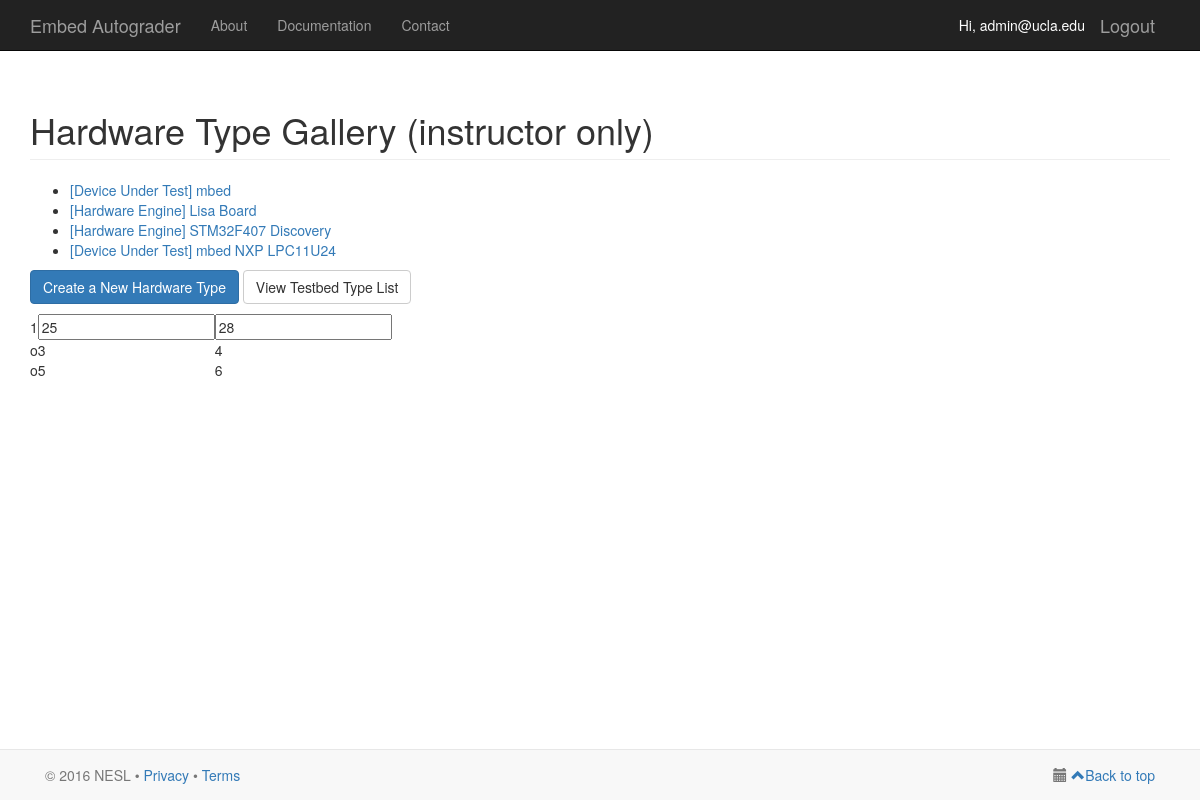
The page /hardware-type-list/ (signed in) on the database its author committed.
### serapis/models.py (models this page shows)
class HardwareType(models.Model):
    HARDWARE_ENGINE = 0
    DEVICE_UNDER_TEST = 1
    HARDWARE_ROLES = (
        (HARDWARE_ENGINE, 'Hardware Engine'),
        (DEVICE_UNDER_TEST, 'Device Under Test'),
    )
    name = models.CharField(max_length=50)
    pinout = models.FileField(upload_to='uploaded_files')
    link_to_manual = models.URLField()
    hardware_role = models.IntegerField(choices=HARDWARE_ROLES)

### serapis/views.py (the view)
# urls.py: url(r'^hardware-type-list/$', views.hardware_type_list, name='hardware-type-list'),
@login_required(login_url='/login/')
def hardware_type_list(request):
    username = request.user
    user = User.objects.filter(username=username)[0]
    user_profile = UserProfile.objects.filter(user=user)[0]
    if not user_profile.user_role == user_profile.ROLE_SUPER_USER and not user_profile.user_role == user_profile.ROLE_INSTRUCTOR and not user_profile.user_role == user_profile.ROLE_TA:
        return HttpResponse("Not enough privilege")
    hardware_type_list = HardwareType.objects.all()
    template_context = {
            'myuser': request.user,
            'user_profile': user_profile,
            'hardware_type_list': hardware_type_list,
    }
    return render(request, 'serapis/hardware_type_list.html', template_context)

### serapis/templates/serapis/hardware_type_list.html (shortened to what this page needs)
{% extends 'serapis/base.html' %}
{% load staticfiles %}
{% block content %}
    <div class="container">
        <h1 class="page-header">Hardware Type Gallery (instructor only)</h1>
        {% if not hardware_type_list %}
            <p>No hardware type has been specified.</p>
        {% else %}
            <ul>
                {% for hardware_type in hardware_type_list %}
                    <li><a href="{% url 'hardware-type' hardware_type.id %}">[{{ hardware_type.get_hardware_role_display }}] {{ hardware_type.name }}</a></li>
                {% endfor %}
            </ul>
        {% endif %}
        <p>
            <a href="{% url 'create-hardware-type' %}" class="btn btn-primary">Create a New Hardware Type</a>
            <a href="{% url 'testbed-type-list' %}" class="btn btn-default">View Testbed Type List</a>
        </p>
        <table>
          <tbody>
            <tr>
              <td>1</td>
              <td><input type="input" value="25" /></td>
              <td><input type="input" value="28" /></td>
            </tr>
            <tr>
              <td>o</td>
              <td>3</td>
              <td>4</td>
            </tr>
            <tr>
              <td>o</td>
              <td>5</td>
              <td>6</td>
            </tr>
          </tbody>
        </table>
    </div>
{% endblock %}

### serapis/templates/serapis/base.html (shortened to what this page needs)
{% load staticfiles %}
<!DOCTYPE html>
<html lang="en">
    <head>
        <link href="{% static 'bootstrap/css/bootstrap.min.css' %}" rel="stylesheet">
        <link href="{% static 'bootstrap/css/bootstrap-datetimepicker.css' %}" rel="stylesheet">
        <link href="http://code.jquery.com/ui/1.11.1/themes/smoothness/jquery-ui.css" rel="stylesheet">
        <link rel="stylesheet" href="//maxcdn.bootstrapcdn.com/font-awesome/4.3.0/css/font-awesome.min.css">
    </head>
    <body>
        <nav class="navbar navbar-inverse navbar-fixed-top" role="navigation">
            <div class="container">
                <div class="navbar-header">
                    <a class="navbar-brand" href="{% url 'homepage' %}">Embed Autograder</a>
                </div>
                {% if myuser.is_authenticated %}
                    <a href="{% url 'logout' %}" class="navbar-brand pull-right">Logout</a>
                    <span class="navbar-brand pull-right" style="font-size:14px; color:white">Hi, {{ myuser.username }}</span>
                {% endif %}
                <div class="collapse navbar-collapse" id="bs-example-navbar-collapse-1">
                    <ul class="nav navbar-nav">
                        <li><a href="#">About</a></li>
                        <li><a href="#">Documentation</a></li>
                        <li><a href="#">Contact</a></li>
                    </ul>
                </div>
            </div>
        </nav>
        {% block content %}
        {% endblock %}
        <div class="navbar navbar-default navbar-fixed-bottom">
        <div class="container">
            <p class="navbar-text pull-left">© 2016 NESL •
                <a href="http://nesl.ee.ucla.edu/privacy">Privacy</a>
                <span>•</span>
                <a href="http://nesl.ee.ucla.edu/terms">Terms</a>
            </p>
            <div class="navbar-text pull-right">
                <i class="glyphicon glyphicon-calendar" aria-hidden="true"></i>
                <a href="#Top"><span class="glyphicon-class glyphicon glyphicon-chevron-up"></span>Back to top</a>
            </div>
        </div>
    </body>
</html>

### serapis/templates/serapis/base.html (style rules this page uses)
body { padding-top: 70px; padding-bottom: 70px; }

### rows shown on the page
HardwareType: hardware_role "Device Under Test", name "mbed"
HardwareType: hardware_role "Hardware Engine", name "Lisa Board"
HardwareType: hardware_role "Hardware Engine", name "STM32F407 Discovery"
HardwareType: hardware_role "Device Under Test", name "mbed NXP LPC11U24"

### other values the page prints
{{ myuser.username }} "admin@ucla.edu"
